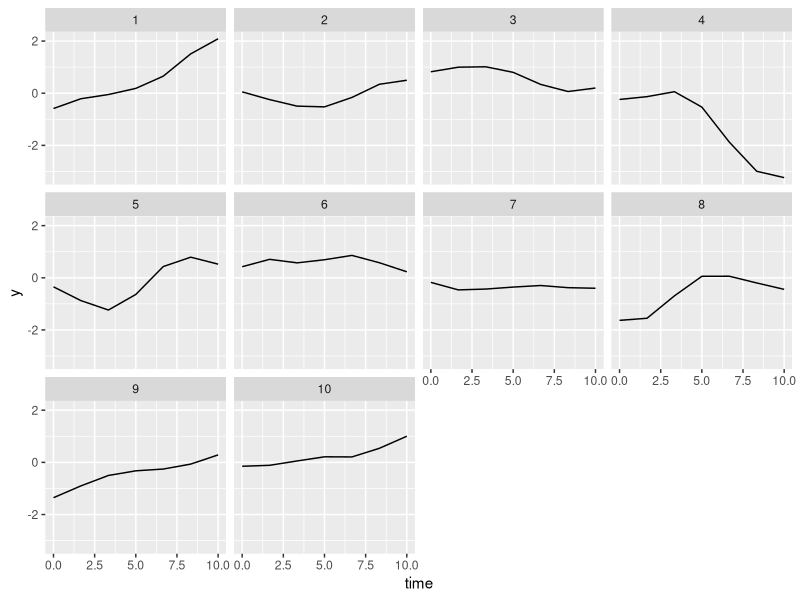
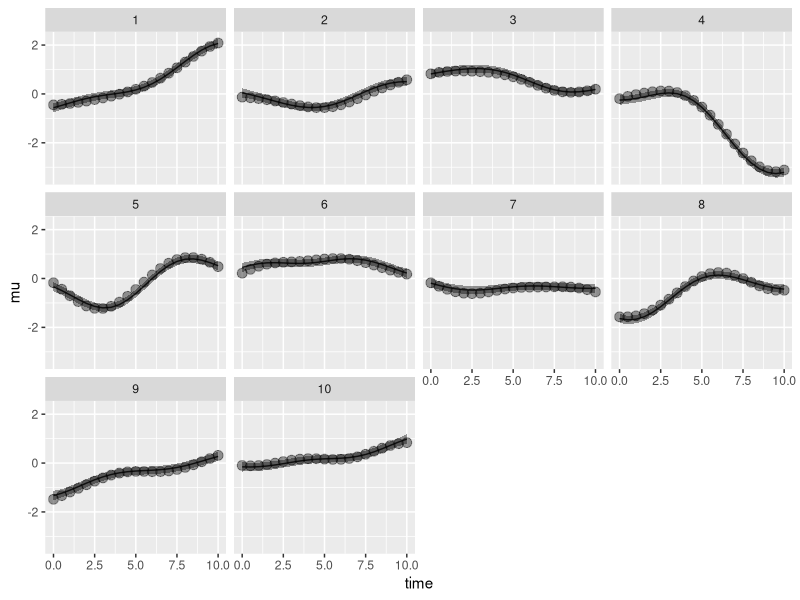
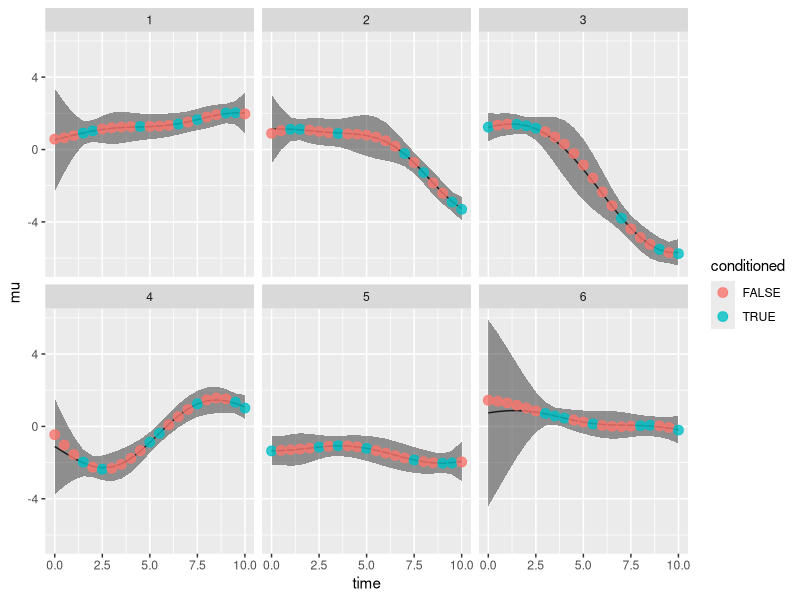

Source code (R) for these figures, in order:
## ---- chunk 1
library(knitr)
library(MASS)
library(dplyr)
library(reshape2)
library(ggplot2)

## ---- chunk 2
opts_chunk$set(fig.width=12, fig.height=8)

## ---- chunk 3
.G <- 10  # Number of predictors (features)
.R <- 6   # Number of targets (outputs)
.T <- 21  # How many time points to regress over
tmin <- 0  # Start of domain
tmax <- 10  # End of domain
num.obs <- 7  # How many data to condition on?
sigma.noise <- .1  # How much noise
mean.num.betas <- 4  # How many non-zero betas on average
sigma.beta <- 1  # S.d. of non-zero betas
num.Y.to.condition.on <- 7  # How many true Y to condition on to estimate mean and variance
set.seed(1)

## ---- chunk 4
# Evenly spaced points
linspace <- function(xmin, xmax, num.samples) {
    (0:(num.samples-1)) * (xmax-xmin) / (num.samples-1) + xmin
}
# Set up the observed time points
sample.times <- data.frame(time=linspace(tmin, tmax, num.obs))
sample.times$tau <- 1:nrow(sample.times)
# Create a squared exponential covariance function (RBF)
create.SE.cov.fn <- function(l=1) {
    function(t1, t2) {
        d <- outer(t1, t2, "-")
        exp(-(d/l)**2/2)
    }
}
# Multiply a covariance function by a constant
multiply.cov.fn <- function(k, sigma2) {
    function(t1, t2) sigma2 * k(t1, t2)
}
# Add diagonal noise term to a covariance matrix
add.noise <- function(K, sigma) {
    K + diag(sigma**2, nrow(K), ncol(K))
}
# Calculate the covariance
SE.cov.fn <- create.SE.cov.fn(l=3)
K.SE <- SE.cov.fn(sample.times$time, sample.times$time)
# Sample the data
obs <- mvrnorm(n=.G, mu=rep(0, nrow(sample.times)), Sigma=K.SE)

## ---- chunk 5
# Melt into format for plotting
obs.l <- melt(obs, varnames=c("g", "tau"), value.name="y")
# Plot
(ggplot(obs.l %>% left_join(sample.times),
        aes(x=time, y=y))
    + geom_line()
    + facet_wrap(~ g))

## ---- chunk 6
times <- data.frame(time=linspace(tmin, tmax, .T))
times$t <- 1:nrow(times)
# Calculate the posterior mean, variance (full) and log marginal likelihood
calc.posterior <- function(X, y, k, sigma.noise, xstar) {
    within(list(), {
        X <- X
        y <- y
        sigma.noise <- sigma.noise
        xstar <- xstar
        K <- k(X, X)
        Kstar <- k(xstar, X)
        Kstarstar <- k(xstar, xstar)
        L <- chol(add.noise(K, sigma.noise))
        alpha <- solve(L, solve(t(L), y))
        mu <- as.vector(Kstar %*% alpha)
        log.marg.like <- (
            - t(y) %*% alpha / 2
            - sum(diag(L))
            - length(y)/2*log(2*pi))
        V <- Kstarstar - Kstar %*% solve(L, solve(t(L), t(Kstar)))
    })
}
# Calculate the posteriors for each predictor
X.posteriors <- lapply(
    1:.G,
    function(r) calc.posterior(sample.times$time,
                               obs[r,],
                               SE.cov.fn,
                               sigma.noise,
                               times$time))
# Gather elements of the posterior list into a matrix/array
gather <- function(posteriors, name) {
    aperm(vapply(posteriors,
                 function(posterior) posterior[[name]],
                 FUN.VALUE=posteriors[[1]][[name]]))
}
# Gather the posterior means for the X
mu.x <- gather(X.posteriors, "mu")
Sigma.x <- gather(X.posteriors, "V")

## ---- chunk 7
X <- t(sapply(
    X.posteriors,
    function(posterior) mvrnorm(mu=posterior$mu, Sigma=posterior$V)))

## ---- chunk 8
X.mu <- mu.x %>% melt(varnames = c("g", "t"), value.name = "mu")
X.Sigma <- (
    Sigma.x
    %>% melt(varnames = c("g", "t", "t2"), value.name = "V")
    %>% filter(t == t2))
X.l <- X %>% melt(varnames = c("g", "t"), value.name = "x")
(ggplot(X.mu %>% left_join(X.Sigma) %>% left_join(times), aes(x=time, y=mu))
    + geom_line()
    + geom_ribbon(aes(ymin=mu-2*sqrt(V), ymax=mu+2*sqrt(V)), alpha=.5)
    + geom_point(data=X.l %>% left_join(times),
                 aes(x=time, y=x),
                 size=3,
                 alpha=.4)
    + facet_wrap(~ g))

## ---- chunk 9
sample.betas <- function(.G, mean.num, sigma.beta=1) {
    stopifnot(mean.num >= 1)
    how.many <- min(1 + rpois(1, mean.num - 1), .G)
    idxs <- sample(1:.G, how.many)
    betas <- rep(0, .G)
    betas[idxs] <- rnorm(n=how.many, mean=0, sd=sigma.beta)
    betas
}
betas <- sapply(1:.R, function(r) sample.betas(.G, mean.num.betas, sigma.beta))

## ---- chunk 10
Y <- t(betas) %*% X

## ---- chunk 11
condition.Y <- function(r) {
    condition.idxs <- sample(times$t, num.Y.to.condition.on)
    posterior <- calc.posterior(times$time[condition.idxs],
                                Y[r, condition.idxs],
                                multiply.cov.fn(SE.cov.fn, mean.num.betas**2),
                                sigma.noise*mean.num.betas,
                                times$time)
    posterior$conditioned <- rep(FALSE, ncol(Y))
    posterior$conditioned[condition.idxs] <- TRUE
    posterior
}
Y.posteriors <- lapply(1:.R, condition.Y)
# Gather the posterior means for the Y
mu.y <- gather(Y.posteriors, "mu")
Sigma.y <- gather(Y.posteriors, "V")
conditioned.y <- gather(Y.posteriors, "conditioned")

## ---- chunk 12
Y.l <- Y %>% melt(varnames = c("r", "t"), value.name = "y")
Y.conditioned.l <- conditioned.y %>% melt(varnames = c("r", "t"),
                                          value.name = "conditioned")
Y.mu <- mu.y %>% melt(varnames = c("r", "t"), value.name = "mu")
Y.Sigma <- (
    Sigma.y
    %>% melt(varnames = c("r", "t", "t2"), value.name = "V")
    %>% filter(t == t2))
(ggplot(Y.mu %>% left_join(Y.Sigma) %>% left_join(times), aes(x=time, y=mu))
    + geom_line()
    + geom_ribbon(aes(ymin=mu-2*sqrt(V), ymax=mu+2*sqrt(V)), alpha=.5)
    + geom_point(data=Y.l %>% left_join(times) %>% left_join(Y.conditioned.l),
                 aes(x=time, y=y, color=conditioned),
                 size=3,
                 alpha=.8)
    + facet_wrap(~ r))

## ---- chunk 13
stan.data <- list(
    T=.T,
    G=.G,
    R=.R,
    lambda=1,
    mu_x=mu.x,
    Sigma_x=Sigma.x,
    mu_y=mu.y,
    Sigma_y=Sigma.y)

## ---- chunk 14
save.image('create-synthetic.RData')

## ---- chunk 15
sessionInfo()

